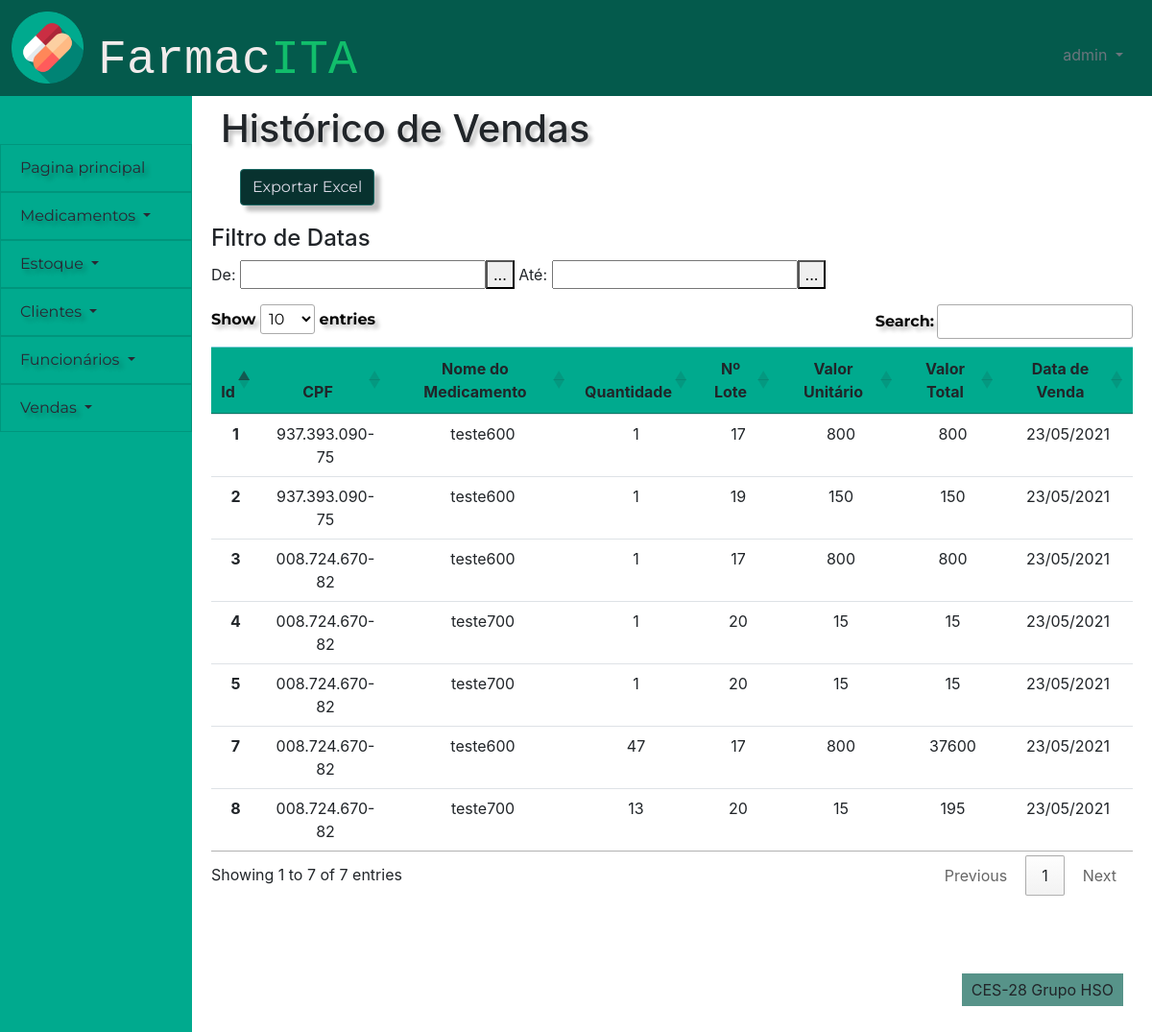
Page /financeiro/historico_vendas (signed in) on the committed database.
### financeiro/models.py (models this page shows)
class ordem_de_venda(models.Model):
    id_ordem_de_venda = models.AutoField(primary_key=True)
    id_cliente = models.ForeignKey(cliente,on_delete=models.PROTECT)
    id_lote_medicamento = models.ForeignKey(lote_medicamento,on_delete=models.PROTECT)
    quantidade = models.IntegerField(default = 0)
    desconto =  models.BooleanField(default=False)
    venda =  models.BooleanField(default=False)
    ativo = models.BooleanField(default=True)
    data_de_venda = models.DateField(auto_now=True,auto_now_add=False,null=False)
    percentual_desconto = models.DecimalField(max_digits=40,decimal_places=2,default=0)
    preco_desconto = models.DecimalField(max_digits=40,decimal_places=2,null=True)
    valor_total_venda = models.DecimalField(max_digits=40,decimal_places=2,null=True)

### pessoas/models.py (models this page shows)
class cliente(models.Model):
    id_cliente = models.AutoField(primary_key=True)
    nome_cliente = models.CharField(max_length=100)
    cpf = models.CharField(max_length=14)
    telefone = models.CharField(max_length=15)
    data_nascimento = models.DateField(default=datetime.now)
    ativo = models.BooleanField(default=True)
    class Meta:
        db_table = 'clientes'

### controle_estoque/models.py (models this page shows)
class lote_medicamento(models.Model):
    id_lote_medicamento = models.AutoField(primary_key=True)
    id_medicamento = models.ForeignKey(medicamento,on_delete=models.PROTECT)
    id_fornecedor = models.ForeignKey(fornecedor,on_delete=models.PROTECT)
    preco = models.DecimalField(max_digits=40,decimal_places=2)
    quantidade_de_caixas = models.CharField(max_length=100)
    quantidade_por_caixa = models.CharField(max_length=100)
    dosagem = models.CharField(max_length=100)
    data_de_validade = models.DateField(auto_now=False,auto_now_add=False,null=False)
    industria_farmaceutica = models.CharField(max_length=100)
    excluido = models.BooleanField(default=False)
    class Meta:
        db_table = 'lote_medicamento'

### cadastro_medicamentos/models.py (models this page shows)
class medicamento(models.Model):
    id_medicamento = models.AutoField(primary_key=True)
    nome_medicamento = models.CharField(max_length=100)
    classificacao = models.CharField(max_length=100, default='Sem tarja')
    principio_ativo = models.ManyToManyField(principio_ativo2, through='rel_medicamento_principio_ativo2')
    excluido = models.BooleanField(default=False)
    def __str__(self):
        return self.nome_medicamento

### financeiro/views.py (the view)
# urls.py: path('historico_vendas',views.historico_vendas, name = 'historico_vendas'),
def historico_vendas(request):
    check, retorno = checar_cargo(request)
    if check:
        return retorno
    cargo = funcionario.objects.get(user=request.user).cargo
    lista = ordem_de_venda.objects.filter(venda=True)
    if request.method == "POST":
        p = request.POST
        cpf = p.get("cpf")
        id_cliente = cliente.objects.filter(cpf__icontains = cpf)
        lista = ordem_de_venda.objects.filter(venda=True,id_cliente__in=id_cliente)
    else:
        lista = ordem_de_venda.objects.filter(venda=True)
    return render(request, 'financeiro/pagina_historico_de_vendas.html', {"lista":lista,'cargo':cargo})

### financeiro/views.py (called while the page is built)
def checar_cargo(request):
    user = request.user
    if user.is_anonymous:
        return True, redirect('/')
    else:
        cargo = funcionario.objects.get(user=request.user).cargo
        if cargo == 'Farmacêutico':
            return True, render(request,'sem_permissao.html',{'cargo':cargo})
    return False, False

### frontend/financeiro/pagina_historico_de_vendas.html (shortened to what this page needs)
{% extends 'template/padrao.html' %}
{%block titulo-conteudo %}
Histórico de Vendas
{% endblock %}
{% block content %}
{% load static %}
<link rel="stylesheet" href="https://cdn.datatables.net/1.10.24/css/jquery.dataTables.min.css">
<link data-require="jqueryui@*" data-semver="1.10.0" rel="stylesheet" href="//cdnjs.cloudflare.com/ajax/libs/jqueryui/1.10.0/css/smoothness/jquery-ui-1.10.0.custom.min.css" />
<div>
    <div id="gerar_relas">
        <a href="{% url 'gerar_relatorio' %}" class="btn custom-btn btn-primary">Exportar Excel </a>
    </div>
    <div class = "col-nd-4">
    <div class="tabela">
        <h4>Filtro de Datas</h4>
        <p id="date_filter">
            <span id="date-label-from" class="date-label">De: </span><input class="date_range_filter date" type="text" id="datepicker_from"/>
            <span id="date-label-to" class="date-label">Até: <input class="date_range_filter date" type="text" id="datepicker_to" />
        </p>
        <div style="display:flex;justify-content:center;align-items:center;">
        <table id="vendas" class="table table-hover">
            <thead class="table-info">
                <tr>
                    <th scope="col">Id</th>
                    <th scope="col">CPF</th>
                    <th scope="col">Nome do Medicamento</th>
                    <th scope="col">Quantidade</th>
                    <th scope="col">Nº Lote</th>
                    <th scope="col">Valor Unitário</th>
                    <th scope="col">Valor Total</th>
                    <th scope="col">Data de Venda</th>
                </tr>
            </thead>
            <tbody>
            {% for i in lista %}
                <tr class={{i.id}}>
                    <th scope="row">{{i.id_ordem_de_venda}}</th>
                    <td class = "CPF">{{i.id_cliente.cpf}}</td>
                    <td class = "Nome">{{i.id_lote_medicamento.id_medicamento}}</td>
                    <td class = "Quantidade">{{i.quantidade}}</td>
                    <td class = "Nº Lote">{{i.id_lote_medicamento.id_lote_medicamento}}</td>
                    <td class = "Valor Unitário">{{i.preco_desconto | floatformat }}</td>
                    <td class = "Valor Total">
                        {{i.valor_total_venda | floatformat}}</td>
                    <td class = "qtd_caixas" data-sort='{{i.data_de_venda|date:"U"}}'>{{i.data_de_venda}}</td>
                </tr>
            {% endfor %}
            </tbody>
        </table>
        </div>
    </div>
</div>
{% endblock %}

### frontend/template/padrao.html (shortened to what this page needs)
{% load static %}
<!DOCTYPE html>
<html lang="en">
<head>
    <link href="{% static 'bootstrap-4.5.3-dist/css/bootstrap.css' %}" rel="stylesheet">
    <link href="{% static '_css/style.css' %}" rel="stylesheet">
</head>
<body>
    <div id="header">
        <div class="icone" >
            <img  src = "{% static '/images/capsules.png' %}" alt="Teste" height="75">
        </div>
        <div class="row">
            <div class="text-left titulo">
                <p class="logo">Farmac<span class="logo-span">ITA</span></p>
            </div>
        </div>
        <div class="usuario dropdown text-right">
            <a class="dropdown-toggle text-secondary" href="#" role="button" id="dropdownusuario" data-toggle="dropdown"
                aria-haspopup="true" aria-expanded="false">
                {{user}}
            </a>
        </div>
    </div>
    <nav class="list-group-item-info" id="menu">
        <div class="dropdown">
            <a class="list-group-item list-group-item-action list-group-item-info dropdown-item"
            role="button" id="dropdownprincipal"  aria-expanded="false" href="/pessoas/pagina_principal" >
                 Pagina principal
            </a>
        </div>
        <div class="dropdown">
            <a class="list-group-item list-group-item-action list-group-item-info dropdown-toggle" href="#"
                role="button" id="dropdownmedicamentos" data-toggle="dropdown" aria-haspopup="true" aria-expanded="false">
                Medicamentos
            </a>
        </div>
        <div class="dropdown">
            <a class="list-group-item list-group-item-action list-group-item-info dropdown-toggle" href="#"
                role="button" id="dropdownestoque" data-toggle="dropdown" aria-haspopup="true" aria-expanded="false">
                Estoque
            </a>
        </div>
        <div class="dropdown">
            <a class="list-group-item list-group-item-action list-group-item-info dropdown-toggle" href="#"
                role="button" id="dropdownclientes" data-toggle="dropdown" aria-haspopup="true" aria-expanded="false">
                Clientes
            </a>
        </div>
        <div class="dropdown">
            <a class="list-group-item list-group-item-action list-group-item-info dropdown-toggle" href="#"
                role="button" id="dropdownfuncionarios" data-toggle="dropdown" aria-haspopup="true" aria-expanded="false">
                Funcionários
            </a>
        </div>
        <div class="dropdown">
            <a class="list-group-item list-group-item-action list-group-item-info dropdown-toggle" href="#"
                role="button" id="dropdownvendas" data-toggle="dropdown" aria-haspopup="true" aria-expanded="false">
                Vendas
            </a>
        </div>
    </nav>
    <div id="content">
        <div class="titulo_pagina">
            <h1 class="h1">
                {% block titulo-conteudo %}
                {% endblock %}
            </h1>
        </div>
        <div>
        {% block content %}
        {% endblock %}
        </div>
    </div>
    <div id="footer">
        <p class="rodape-texto align-text-bottom">CES-28 Grupo HSO</p>
    </div>
</body>
</html>

### static/_css/style.css (style rules this page uses)
:root { --bdazzled-blue: #3d5a80ff; --pale-cerulean: #98c1d9ff; --light-cyan: rgb(240, 254, 255); --burnt-sienna: #6BA368; --gunmetal: #515B3A; --header-height:100px; --menu-width:200px; --footer-height:100px; --form-width:400px; --table-width: 1000px; }
.logo { font-size: 50px; font-family: monospace; color: rgb(241, 235, 235); }
.logo-span { color: #11BE6B ; }
.tabela { width: var(--table-width); padding: 20px; margin: 0 auto; }
body { display: grid; grid-template-columns: var(--menu-width) 1fr; grid-template-rows: var(--header-height) 1fr var(--footer-height); grid-template-areas: " cabeca cabeca" " links conteudo" " links rodape" ; height: 100vh; }
.usuario { padding: 45px 30px; color: white; }
.titulo { padding: 25px 30px ; }
div#header { display:grid; grid-template-columns: 0.10fr 1fr 1fr; grid-area: cabeca; background-color: #045A4C }
nav#menu { background-color: #00AA8E; padding-top: 50px; grid-area: links ; }
div#content { grid-area: conteudo; }
div#footer { padding-top: 45px ; text-align: center; grid-area: rodape; background-color: rgba(218, 203, 203, 0); }
.rodape-texto { float:right; width: auto; margin-right: 30px; padding: 5px 10px ; background-color: #579389; }
.titulo_pagina { padding: 10px 30px; }
.icone { padding-left: 12px ; padding-top: 12px ; }
.list-group-item-info { background-color: #00AA8E; }
.list-group-item { font-family: Montserrat; color: rgb(41, 40, 51); text-shadow: 4px 4px 4px rgba(0, 0, 0, 0.25); }
.btn { font-family: Montserrat; box-shadow: 6px 6px 4px rgba(0, 0, 0, 0.25); }
.btn.btn-outline-primary, .custom-btn { color: rgb(219, 218, 230); background-color: #08322F; border-color: #186661; }
.h1 { text-shadow: 4px 4px 4px rgba(0, 0, 0, 0.25); }
.table-info { background-color: #00AA8E; }
#gerar_relas { padding-left: 50px; }

### rows in the picture
ordem_de_venda: id_ordem_de_venda "1", id_cliente.cpf "937.393.090-75", id_lote_medicamento.id_medicamento "teste600", quantidade "1", id_lote_medicamento.id_lote_medicamento "17", preco_desconto "800", valor_total_venda "800", data_de_venda "23/05/2021"
ordem_de_venda: id_ordem_de_venda "2", id_cliente.cpf "937.393.090-75", id_lote_medicamento.id_medicamento "teste600", quantidade "1", id_lote_medicamento.id_lote_medicamento "19", preco_desconto "150", valor_total_venda "150", data_de_venda "23/05/2021"
ordem_de_venda: id_ordem_de_venda "3", id_cliente.cpf "008.724.670-82", id_lote_medicamento.id_medicamento "teste600", quantidade "1", id_lote_medicamento.id_lote_medicamento "17", preco_desconto "800", valor_total_venda "800", data_de_venda "23/05/2021"
ordem_de_venda: id_ordem_de_venda "4", id_cliente.cpf "008.724.670-82", id_lote_medicamento.id_medicamento "teste700", quantidade "1", id_lote_medicamento.id_lote_medicamento "20", preco_desconto "15", valor_total_venda "15", data_de_venda "23/05/2021"
ordem_de_venda: id_ordem_de_venda "5", id_cliente.cpf "008.724.670-82", id_lote_medicamento.id_medicamento "teste700", quantidade "1", id_lote_medicamento.id_lote_medicamento "20", preco_desconto "15", valor_total_venda "15", data_de_venda "23/05/2021"
ordem_de_venda: id_ordem_de_venda "7", id_cliente.cpf "008.724.670-82", id_lote_medicamento.id_medicamento "teste600", quantidade "47", id_lote_medicamento.id_lote_medicamento "17", preco_desconto "800", valor_total_venda "37600", data_de_venda "23/05/2021"
ordem_de_venda: id_ordem_de_venda "8", id_cliente.cpf "008.724.670-82", id_lote_medicamento.id_medicamento "teste700", quantidade "13", id_lote_medicamento.id_lote_medicamento "20", preco_desconto "15", valor_total_venda "195", data_de_venda "23/05/2021"

### other values in the picture
{{ user }} "admin"
